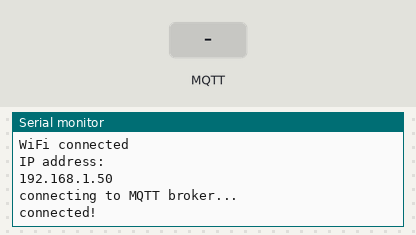
The sketch below on a simulated ESP8266 (NodeMCU). Parts: the last lines printed to the serial monitor. Inputs (shaded band) come from the test bench. WiFi joins after 1.5 s; servers stay silent unless stated; no MQTT or app messages arrive unless stated.

Above: at 4.7 s.
4.8 s: MQTT message "1" arrives on the first subscribed topic
At 5.6 s:
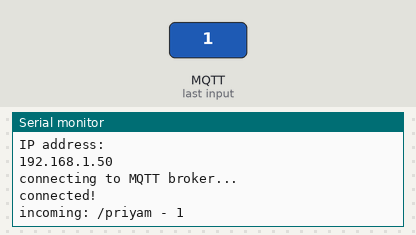
6.3 s: MQTT message "on" arrives on the first subscribed topic
At 6.7 s:
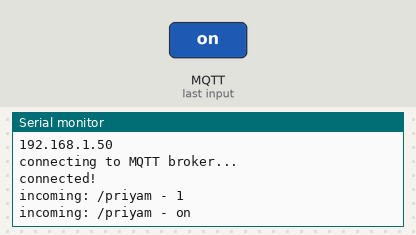
7.8 s: MQTT message "off" arrives on the first subscribed topic
At 9.0 s:
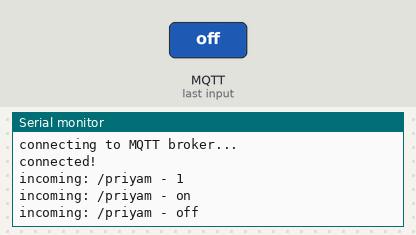

Measured:
- after the input at 4.8 s, the serial monitor: prints a new line at once (image 1)
- after the input at 6.3 s, the serial monitor: prints a new line at once (image 2)
- after the input at 7.8 s, the serial monitor: prints a new line at once (image 3)

The sketch:

subscriber.ino
```cpp
#include <ESP8266WiFi.h>
#include <MQTTClient.h>


const char* ssid     = "Priyam";
const char* password = "priyam123456";
void callback(char* topic, byte* payload, unsigned int length);
WiFiClientSecure WiFiclient;
MQTTClient client;

void setup() {
 Serial.begin(115200);
 delay(10);
 Serial.println();
 Serial.println();
 Serial.print("Connecting to ");
 Serial.println(ssid);

 WiFi.begin(ssid, password);
 while (WiFi.status() != WL_CONNECTED) {
   delay(500);
   Serial.print(".");
 }

 Serial.println("");
 Serial.println("WiFi connected");
 Serial.println("IP address: ");
 Serial.println(WiFi.localIP());
 delay(2000);

 Serial.print("connecting to MQTT broker...");
 client.begin("etilabs.tk",8883, WiFiclient);
 client.onMessage(messageReceived);
 connect();
}

void connect() {
 while (!client.connect("nodemcu 1", "priyam", "priyam")) {
   Serial.print(".");
 }

 Serial.println("\nconnected!");
 client.subscribe("/priyam");
}

void loop() {


 client.loop();
 if(!client.connected())
 {
   connect();
 }


}
void messageReceived(String &topic, String &payload) {
  Serial.println("incoming: " + topic + " - " + payload);

}
```
